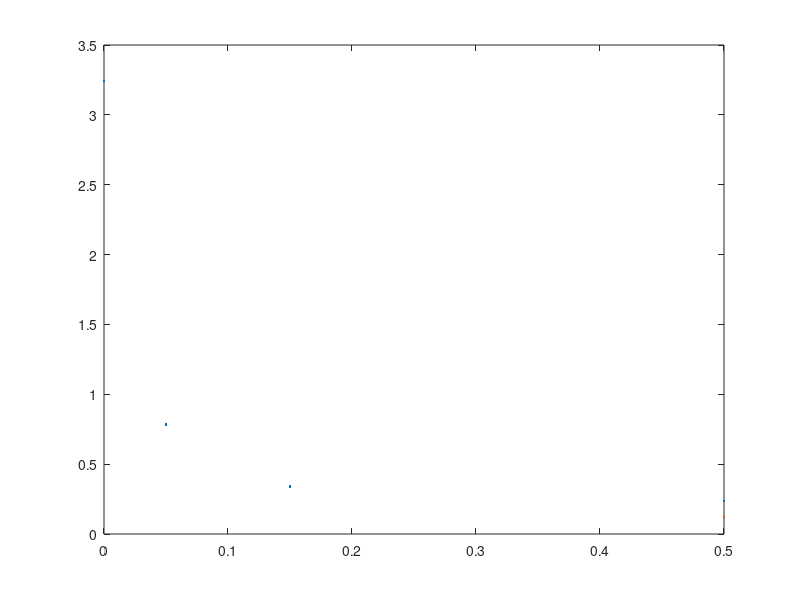

Recreate this plot in MATLAB. (Note: this script raises an error after producing the figure.)

GK(1).conc =[...
    0
    0.05
    0.15
    0.5
    ];

GK(1).size =[...
    4
    6
    8
    10
    12
    ];

GK(1).cond =[...
    3.1306 0.0037589
    3.2109 0.025422
    3.2384 0.067034
    3.0827 0.006479
    3.2405 0.043893
    ];

GK(2).cond =[...
    0.73665 0.005542
    0.72065 0.010554
    0.6825 0.0084678
    0.69605 0.01531
    0.78346 0.025184
    ];

GK(3).cond =[...
    0.24852 0.0039003
    0.28899 0.0074171
    0.35572 0.005313
    0.31627 0.0047446
    0.34049 0.0052839
    ];

GK(4).cond =[...
    0.14186 0.0023053
    0.18193 0.0022253
    0.2153 0.0016606
    0.20421 0.0046493
    0.2367 0.0037717
    ];

GK(5).size =[...
    4
    8
    10
    12
    ];

GK(5).conc =[...
    0
    0.05
    0.15
    0.5
    ];

GK(5).cond =[...
    0.16656 0.033505
    0.16844 0.00038194
    0.17869 0.013507
    0.17053 0.0096541
    ];

plot(...
    GK(1).size,GK(1).cond(:,1),...
    GK(1).size,GK(2).cond(:,1),...
    GK(1).size,GK(3).cond(:,1),...
    GK(1).size,GK(4).cond(:,1),...
    GK(5).size,GK(5).cond(:,1)   )
    
plot(...
    GK(1).conc,...
    [...
    GK(1).cond(5,1)
    GK(2).cond(5,1)
    GK(3).cond(5,1)
    GK(4).cond(5,1) ],'.',...
    0.5,...
    GK(5).cond(4,1)/sqrt(2) )

lj_alloy_gk_results_createfigure(...
    GK(1).conc,...
    [...
    GK(1).cond(5,1)
    GK(2).cond(5,1)
    GK(3).cond(5,1)
    GK(4).cond(5,1) ],...
    0.5,...
    GK(5).cond(4,1)/sqrt(2) )

VC.cond =[...
    3.4 0.4 
    0.83 0.08
    0.42 0.04
    0.28 0.05
    ];

plot(...
    GK(1).conc,...
    [...
    GK(1).cond(5,1)
    GK(2).cond(5,1)
    GK(3).cond(5,1)
    GK(4).cond(5,1) ],'.',...
    0.5,...
    GK(5).cond(4,1)/sqrt(2),...
    GK(1).conc,VC.cond(:,1),'.'...
    )

XCORR.cond =[...
    3.4 0.0 
    0.74 0.08
    0.25 0.20
    0.05 0.20
    ];

semilogy(...
    GK(1).conc,...
    [...
    GK(1).cond(5,1)
    GK(2).cond(5,1)
    GK(3).cond(5,1)
    GK(4).cond(5,1) ],'.',...
    0.5,...
    GK(5).cond(4,1)/sqrt(2),'.',...
    GK(1).conc,VC.cond(:,1),'.',...
    GK(1).conc,sum(XCORR.cond(:,:),2),'.',...
    0.5,...
    0.13/sqrt(2),'.'...
    )

semilogy(...
    GK(1).conc,...
    XCORR.cond(:,1),'.',...
    GK(1).conc,...
    XCORR.cond(:,2),'.',...
    0.5,...
    0.13/sqrt(2),'.'... 
    )



    